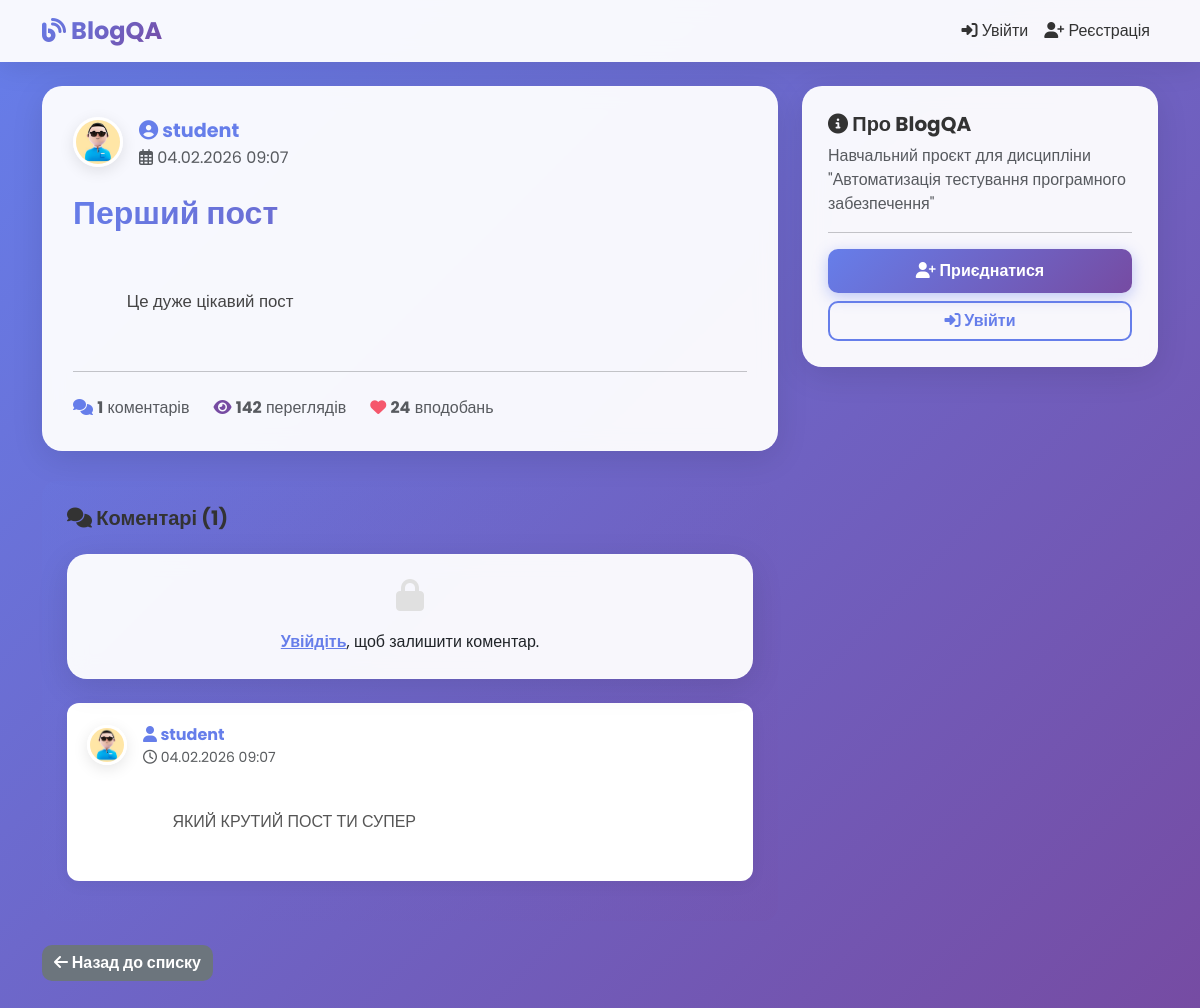
The app's page /post/1/ with its own data.
### blog/models.py (models this page shows, shortened)
class Post(models.Model):
    title = models.CharField(max_length=200, verbose_name="Заголовок")
    content = models.TextField(verbose_name="Зміст")
    date_posted = models.DateTimeField(default=timezone.now, verbose_name="Дата публікації")
    author = models.ForeignKey(User, on_delete=models.CASCADE, verbose_name="Автор")
    class Meta:
        ordering = ['-date_posted']
        verbose_name = "Пост"
        verbose_name_plural = "Пости"

class Comment(models.Model):
    post = models.ForeignKey(Post, on_delete=models.CASCADE, related_name='comments', verbose_name="Пост")
    author = models.ForeignKey(User, on_delete=models.CASCADE, verbose_name="Автор")
    content = models.TextField(verbose_name="Текст коментаря")
    date_posted = models.DateTimeField(default=timezone.now, verbose_name="Дата публікації")
    class Meta:
        ordering = ['date_posted']
        verbose_name = "Коментар"
        verbose_name_plural = "Коментарі"

### users/models.py (models this page shows, shortened)
class Profile(models.Model):
    user = models.OneToOneField(User, on_delete=models.CASCADE, verbose_name="Користувач")
    image = models.ImageField(
        default='default.jpg',  # повинен лежати у MEDIA_ROOT
        upload_to='profile_pics',
        verbose_name="Аватар"
    )
    bio = models.TextField(max_length=500, blank=True, verbose_name="Про себе")
    class Meta:
        verbose_name = "Профіль"
        verbose_name_plural = "Профілі"

### blog/views.py (the view)
# urls.py: path('post/<int:pk>/', PostDetailView.as_view(), name='post-detail'),
class PostDetailView(DetailView):
    model = Post
    template_name = 'blog/post_detail.html'
    def get_context_data(self, **kwargs):
        context = super().get_context_data(**kwargs)
        context['comments'] = self.object.comments.all()
        context['comment_form'] = CommentForm()
        return context

### blog/templates/blog/post_detail.html (shortened to what this page needs)
{% extends "blog/base.html" %}
{% block content %}
    <div class="post-card">
        <div class="d-flex align-items-start mb-4">
            <img src="{{ object.author.profile.image.url }}" class="profile-img me-3" alt="Avatar">
            <div class="flex-grow-1">
                <a href="{% url 'user-posts' object.author.username %}" class="text-decoration-none">
                    <strong style="color: #667eea; font-size: 1.2rem;">
                        <i class="fas fa-user-circle"></i> {{ object.author.username }}
                    </strong>
                </a>
                <div class="text-muted">
                    <i class="far fa-calendar-alt"></i> {{ object.date_posted|date:"d.m.Y H:i" }}
                </div>
            </div>
        </div>
        <h2 class="mb-4" style="background: linear-gradient(135deg, #667eea 0%, #764ba2 100%); -webkit-background-clip: text; -webkit-text-fill-color: transparent;">
            {{ object.title }}
        </h2>
        <div style="white-space: pre-wrap; line-height: 1.8; color: #444; font-size: 1.05rem;">
            {{ object.content }}
        </div>
        <hr class="my-4">
        <div class="d-flex gap-4 text-muted">
            <span><i class="fas fa-comments" style="color: #667eea;"></i> <strong>{{ comments.count }}</strong> коментарів</span>
            <span><i class="fas fa-eye" style="color: #764ba2;"></i> <strong>142</strong> переглядів</span>
            <span><i class="fas fa-heart" style="color: #f5576c;"></i> <strong>24</strong> вподобань</span>
        </div>
    </div>
    <div class="comment-section">
        <h5 class="mb-4">
            <i class="fas fa-comments"></i> Коментарі ({{ comments.count }})
        </h5>
        {% if user.is_authenticated %}
            <div class="post-card mb-4">
                <form method="POST" action="{% url 'add-comment' object.id %}">
                    {% csrf_token %}
                    <div class="mb-3">
                        <label class="form-label"><strong>Залишити коментар</strong></label>
                        {{ comment_form.content }}
                    </div>
                    <button type="submit" class="btn btn-primary">
                        <i class="fas fa-paper-plane"></i> Додати коментар
                    </button>
                </form>
            </div>
        {% else %}
            <div class="post-card text-center py-4 mb-4">
                <i class="fas fa-lock" style="font-size: 2rem; color: #e0e0e0;"></i>
                <p class="mt-3 mb-0">
                    <a href="{% url 'login' %}" style="color: #667eea; font-weight: 600;">Увійдіть</a>,
                    щоб залишити коментар.
                </p>
            </div>
        {% endif %}
        {% for comment in comments %}
            <div class="comment">
                <div class="d-flex align-items-center mb-3">
                    <img src="{{ comment.author.profile.image.url }}" class="profile-img me-3" alt="Avatar" style="width: 40px; height: 40px;">
                    <div class="flex-grow-1">
                        <strong style="color: #667eea;">
                            <i class="fas fa-user"></i> {{ comment.author.username }}
                        </strong>
                        <div class="text-muted small">
                            <i class="far fa-clock"></i> {{ comment.date_posted|date:"d.m.Y H:i" }}
                        </div>
                    </div>
                </div>
                <p class="mb-0" style="white-space: pre-wrap; line-height: 1.6; color: #555;">
                    {{ comment.content }}
                </p>
            </div>
        {% empty %}
            <div class="text-center py-5">
                <i class="fas fa-comment-slash" style="font-size: 3rem; color: rgba(255,255,255,0.3);"></i>
                <p class="mt-3 text-muted">Коментарів поки немає. Станьте першим!</p>
            </div>
        {% endfor %}
    </div>
    <div class="mt-4">
        <a href="{% url 'blog-home' %}" class="btn btn-secondary">
            <i class="fas fa-arrow-left"></i> Назад до списку
        </a>
    </div>
{% endblock %}

### blog/templates/blog/base.html (style rules this page uses)
* { font-family: 'Poppins', sans-serif; }
body { background: linear-gradient(135deg, #667eea 0%, #764ba2 100%); min-height: 100vh; padding-bottom: 50px; }
.post-card { background: rgba(255, 255, 255, 0.95); backdrop-filter: blur(10px); border-radius: 20px; box-shadow: 0 8px 32px rgba(0, 0, 0, 0.1); margin-bottom: 30px; padding: 30px; border: 1px solid rgba(255, 255, 255, 0.2); transition: all 0.3s ease; animation: fadeInUp 0.6s ease; }
.profile-img { width: 50px; height: 50px; border-radius: 50%; object-fit: cover; border: 3px solid #fff; box-shadow: 0 4px 15px rgba(0, 0, 0, 0.1); transition: all 0.3s ease; }
.comment-section { background: linear-gradient(135deg, rgba(102, 126, 234, 0.1) 0%, rgba(118, 75, 162, 0.1) 100%); padding: 25px; border-radius: 15px; margin-top: 30px; }
.comment { background: white; padding: 20px; border-radius: 12px; margin-bottom: 15px; box-shadow: 0 4px 15px rgba(0, 0, 0, 0.05); transition: all 0.3s ease; }
.btn-secondary { background: #6c757d; border: none; border-radius: 10px; font-weight: 600; transition: all 0.3s ease; }
h2, h4, h5 { color: #333; font-weight: 700; }

### records on screen
Post: author.profile.image (placeholder picture), author.username "student", date_posted "04.02.2026 09:07", title "Перший пост", content "Це дуже цікавий пост", count "1"
Comment: author.profile.image (placeholder picture), author.username "student", date_posted "04.02.2026 09:07", content "ЯКИЙ КРУТИЙ ПОСТ ТИ СУПЕР"

### other values on screen
{{ comments.count }} "1"
